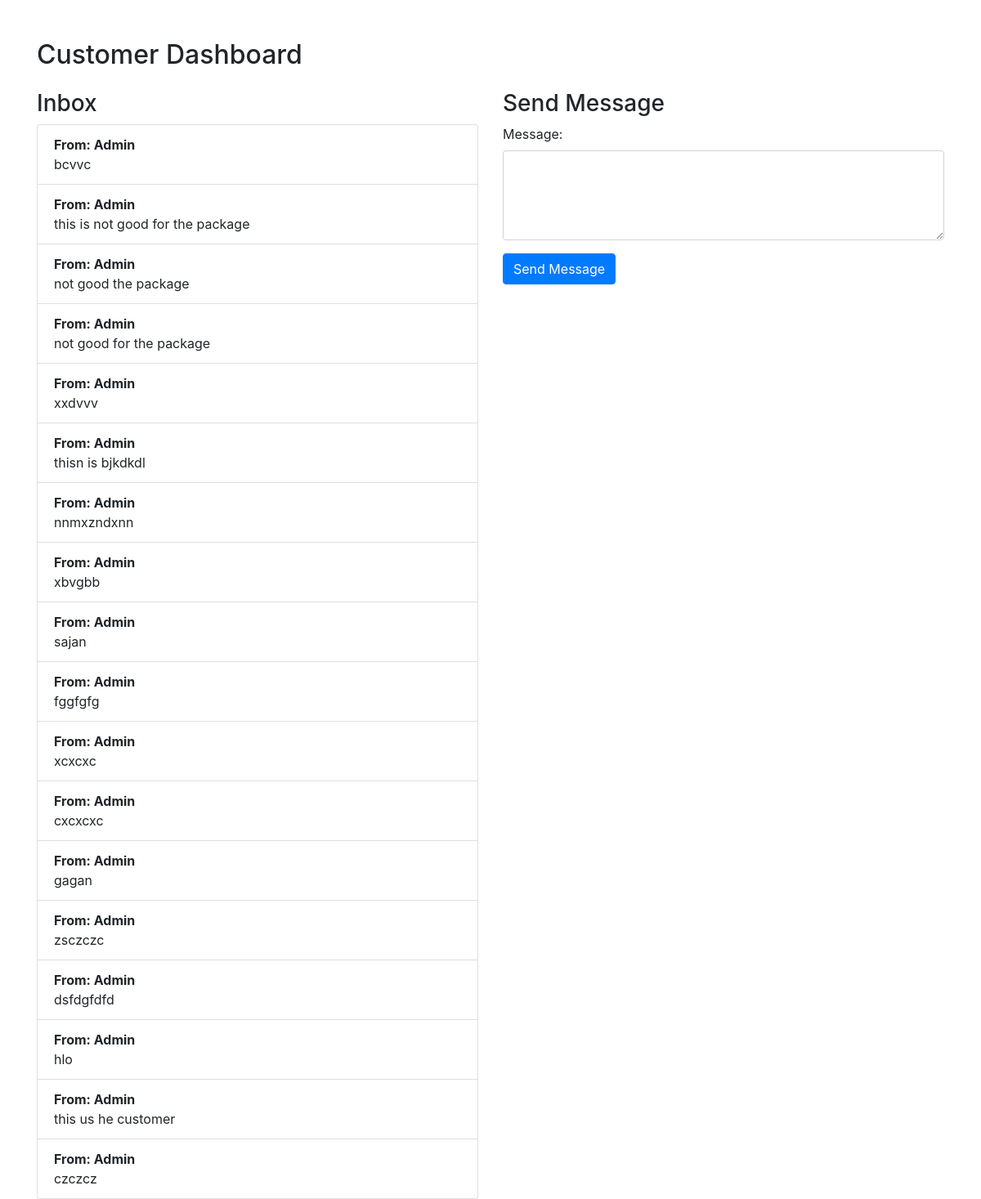
The app's page /Customer_dashboard.php (signed in) with its own data.
### tables this page shows
CREATE TABLE `message` (
  `id` int(11) NOT NULL,
  `sender_type` varchar(100) NOT NULL,
  `message_content` varchar(400) NOT NULL,
  `created_at` timestamp NOT NULL DEFAULT current_timestamp() ON UPDATE current_timestamp()
);

### Customer_dashboard.php (the view, shortened to what this page needs)
<?php
include('config.php');
$sql = "SELECT * FROM message";
$result = $conn->query($sql);
$messages = [];
if ($result->num_rows > 0) {
    while ($row = $result->fetch_assoc()) {
        $messages[] = $row;
    }
}
?>
<!DOCTYPE html>
<html lang="en">
<head>
    <link rel="stylesheet" href="https://maxcdn.bootstrapcdn.com/bootstrap/4.5.2/css/bootstrap.min.css">
</head>
<body>
    <div class="container mt-5">
        <h2>Customer Dashboard</h2>
        <div class="row mt-4">
            <div class="col-md-6">
                <h3>Inbox</h3>
                <ul class="list-group">
                    <?php foreach ($messages as $message): ?>
                        <li class="list-group-item">
                            <strong>From: Admin</strong><br>
                            <?php echo $message['message_content']; ?>
                        </li>
                    <?php endforeach; ?>
                </ul>
            </div>
            <div class="col-md-6">
                <h3>Send Message</h3>
                <form id="sendMessageForm">
                    <div class="form-group">
                        <label for="message">Message:</label>
                        <textarea class="form-control" id="message" name="message" rows="4" required></textarea>
                    </div>
                    <button type="submit" class="btn btn-primary">Send Message</button>
                </form>
            </div>
        </div>
    </div>
</body>
</html>

### records on screen
message: message_content "bcvvc"
message: message_content "this is not good for the package"
message: message_content "not good the package"
message: message_content "not good for the package"
message: message_content "xxdvvv"
message: message_content "thisn is bjkdkdl"
message: message_content "nnmxzndxnn"
message: message_content "xbvgbb"
message: message_content "sajan"
message: message_content "fggfgfg"
message: message_content "xcxcxc"
message: message_content "cxcxcxc"
message: message_content "gagan"
message: message_content "zsczczc"
message: message_content "dsfdgfdfd"
message: message_content "hlo"
message: message_content "this us he customer"
message: message_content "czczcz"
